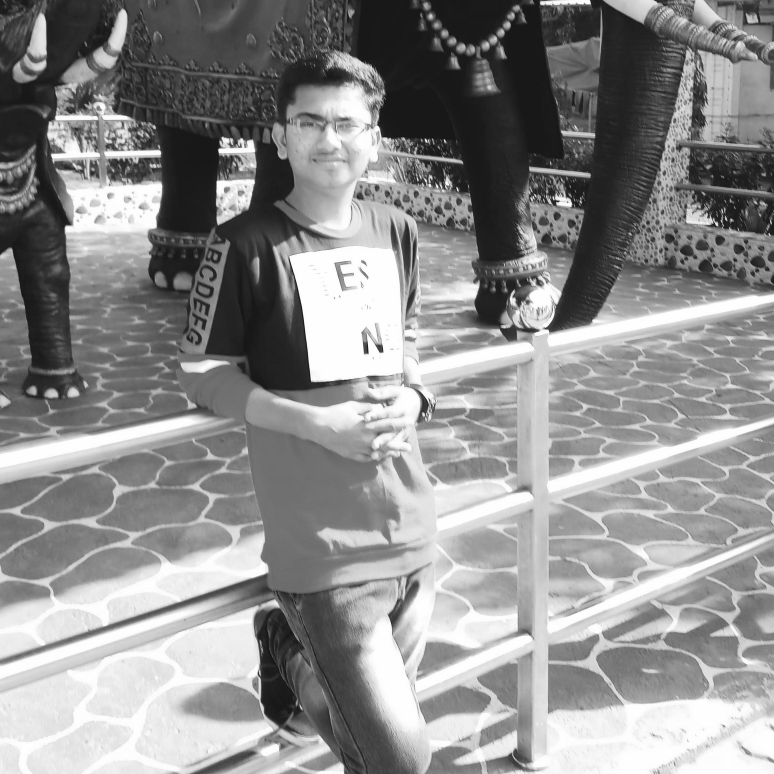
%> input picture Image_Processing/my_gray_scale.jpg, 2322 x 2322 px (shown at 1/3 size)
$ octave Task6.m   (GNU Octave 9; MATLAB toolbox functions it lacks are replaced by stand-ins)
%> lines starting %> are read from the running program, lines starting %| are printed output that depends on the picture
### Image_Processing/Lab10 & 11/my_filter.m
function s = my_filter(r,kernel)
  [M,N] = size(r);
  [m,n] = size(kernel);
  a = (m-1)/2;
  b = (n-1)/2;
  new_imsize = zeros(M + 2*a,N + 2*b);
  new_imsize(1+a:M+a,1+b:N+b) = r;
  sub_image = ((1/(m*n)).*ones(m,n));
  s = zeros(size(r));
  for i = 1+a:M+a,
    for j = 1+b:N+b,
      k = new_imsize(i-a:i+a,j-b:j+b);
      s(i-a,j-b) = sum(sum(k.*kernel));
    endfor
  endfor
endfunction

### Image_Processing/Lab10 & 11/Task6.m
pkg load image;
r = imread("my_gray_scale.jpg");
%> r is the input picture: size 2322x2322 uint8; min 0, max 255, mean 141.8
r = imresize(r,[1024,1024]);
%> r: size 1024x1024 uint8
imshow(r);
r = im2double(r);
%> r: size 1024x1024 double

figure;

#Prewitt Filter
x = [-1,-1,-1;0,0,0;1,1,1];
y = [-1,0,1;-1,0,1;-1,0,1];

#without Smoothing
bx = my_filter(r,x);
%> after the loop in my_filter, `for i = 1+a:M+a,`:
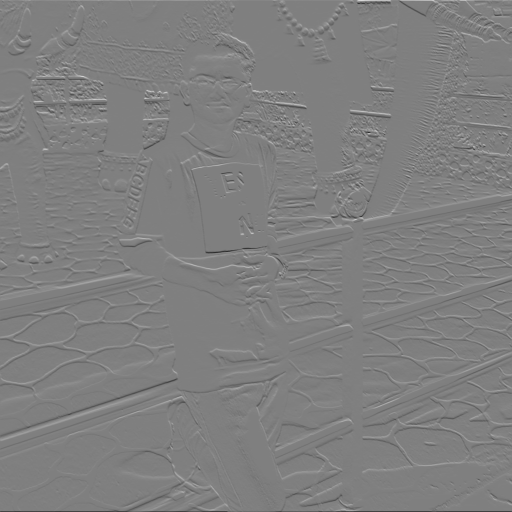
%> s: size 1024x1024 double (shown at 1/2 size); min -2.99, max 2.98, mean 0.00138; drawn with min black and max white
by = my_filter(r,y);
%> call 2 of my_filter, with kernel = [-1 0 1; -1 0 1; -1 0 1]
%> after the loop in my_filter (call 2), `for i = 1+a:M+a,`:
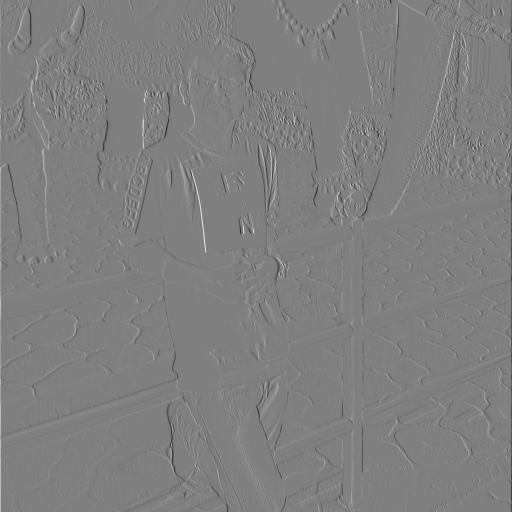
%> s: size 1024x1024 double (shown at 1/2 size); min -2.99, max 2.99, mean 9.63e-05; drawn with min black and max white

m = abs(bx) + abs(by);
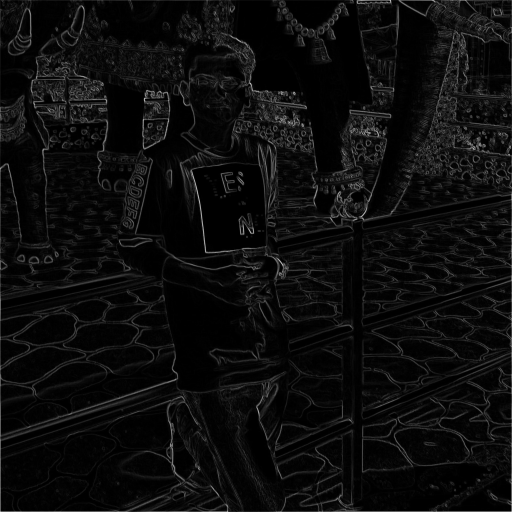
%> m: size 1024x1024 double (shown at 1/2 size); min 0, max 3.88, mean 0.198; drawn with min black and max white

subplot(2,2,1);
imshow(m);
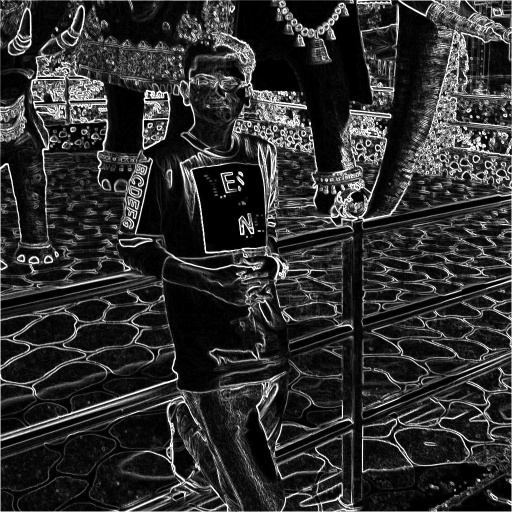
%> displayed picture: size 1024x1024, on the screen's scale of 0 to 255 (shown at 1/2 size); min 0, max 255, mean 47.3
title("Gradient Magnitude without Smoothing(Prewitt)");

alpha = atan(by./bx);
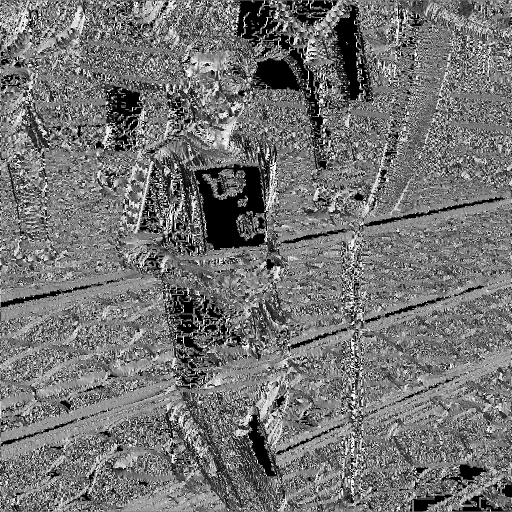
%> alpha: size 1024x1024 double (shown at 1/2 size); 7.86% of the values are NaN or infinite; the others: min -1.57, max 1.57, mean -0.0249; drawn with min black, max white, NaN and infinite black

subplot(2,2,2);
imshow(alpha);
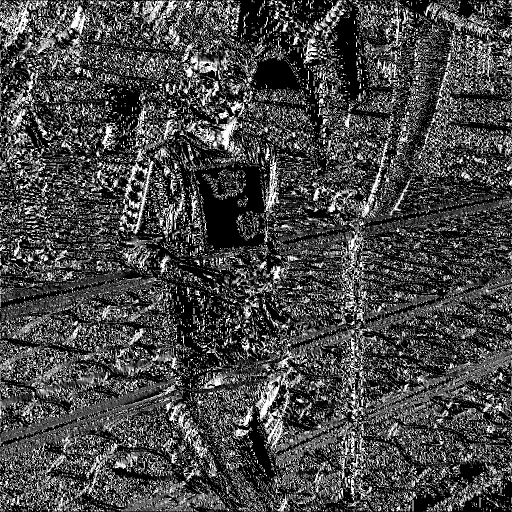
%> displayed picture: size 1024x1024, on the screen's scale of 0 to 255 (shown at 1/2 size); min 0, max 255, mean 70.8
title("Angle without Smoothing(Prewitt)");

#with Smoothing
r1 = my_filter(r,ones(5)*(1/25));
%> in my_filter (call 3), `new_imsize(1+a:M+a,1+b:N+b) = r;`:
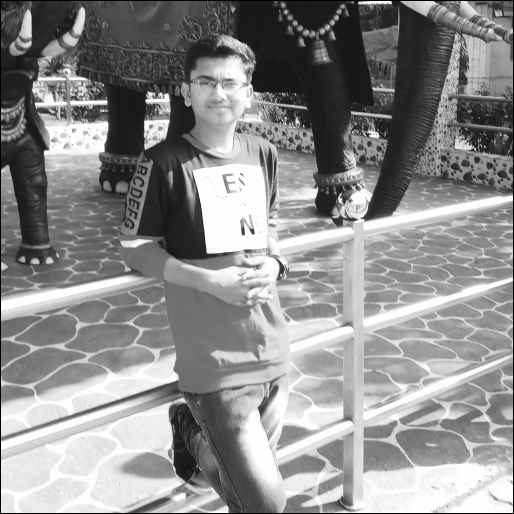
%> new_imsize: size 1028x1028 double (shown at 1/2 size); min 0, max 1, mean 0.552
%> (the run ends here)
